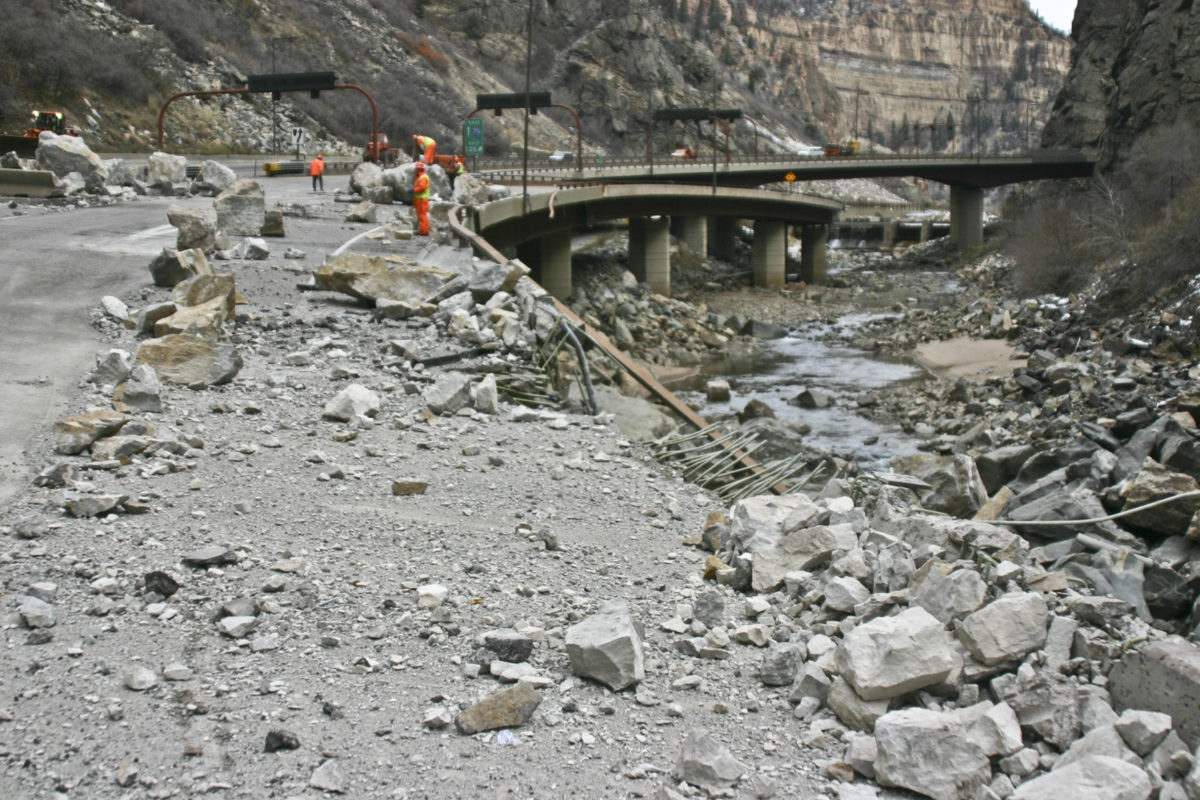
#> input picture rock/Image_11.jpg, 1200 x 800 px; its folder holds only this picture in this run
$ python prepare_data.py
#> lines starting #> are read from the running program, lines starting #| are printed output that depends on the picture
#> in process_image, img is the input picture: PIL image 1200x800 RGB; mean R, G, B 129.3, 129.6, 123.4
"""Phase 1 – Data Preparation
Center-crop every downloaded image to 1024×1024, convert to JPEG,
and emit a metadata.jsonl file understood by the HuggingFace imagefolder
loader (used later by train_dreambooth_lora_sd3.py via --dataset_name).

Output layout:
  training_data/
    img_0001.jpg
    img_0002.jpg
    ...
    metadata.jsonl         ← {"file_name": "img_0001.jpg", "text": "<trigger>, ..."}
"""
from __future__ import annotations

import json
from pathlib import Path

from PIL import Image

# ---------------------------------------------------------------------------
# Config
# ---------------------------------------------------------------------------
TRIGGER_TOKEN = "zwxrockfall"
TARGET_SIZE   = 1024
OUTPUT_DIR    = Path("final_data")

IMAGE_EXTS = {".jpg", ".jpeg", ".png", ".webp", ".bmp", ".tif", ".tiff"}

# Source directories to scan
SOURCE_DIRS: list[str] = [
    "rock",
    "石頭",
]

# Unified caption applied to every training image
CAPTION = (
    f"{TRIGGER_TOKEN}, large rocks and debris blocking a mountain road, "
    "rockfall event, real photograph, outdoor, natural lighting"
)

# ---------------------------------------------------------------------------
# Helpers
# ---------------------------------------------------------------------------

def center_crop_square(img: Image.Image) -> Image.Image:
    w, h = img.size
#> w = 1200; h = 800
    s = min(w, h)
#> s = 800
    left = (w - s) // 2
#> left = 200
    top  = (h - s) // 2
#> top = 0
    return img.crop((left, top, left + s, top + s))
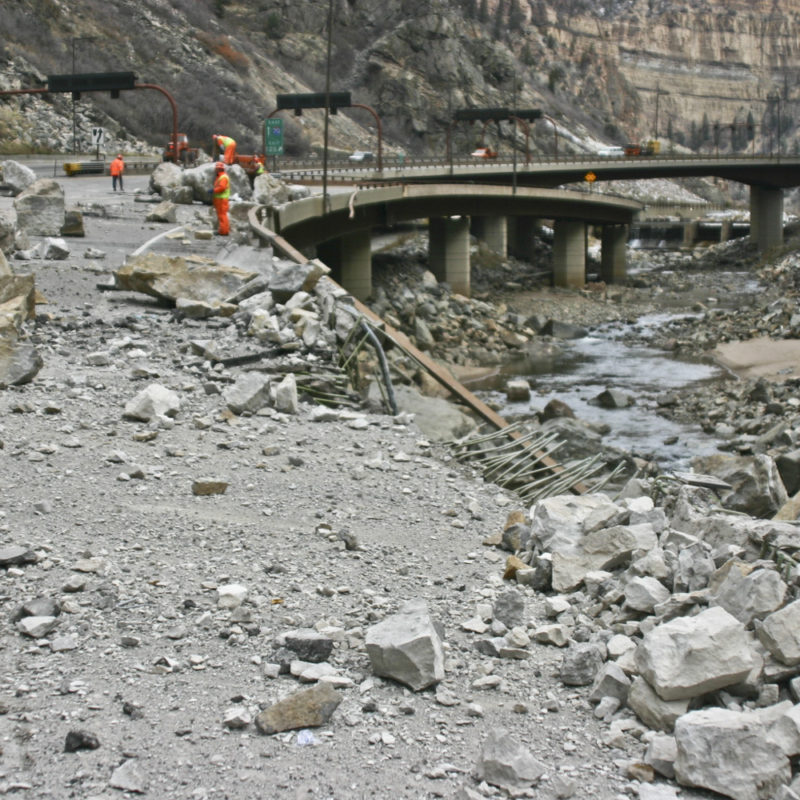
#> returned value: PIL image 800x800 RGB; mean R, G, B 134.5, 134.5, 127.9


def process_image(src: Path, dst: Path) -> bool:
    try:
        with Image.open(src) as img:
            img = img.convert("RGB")
            img = center_crop_square(img)
            img = img.resize((TARGET_SIZE, TARGET_SIZE), Image.LANCZOS)
#> img: PIL image 1024x1024 RGB
            img.save(dst, "JPEG", quality=95)
        return True
    except Exception as exc:
        print(f"  [SKIP] {src.name}: {exc}")
        return False


# ---------------------------------------------------------------------------
# Main
# ---------------------------------------------------------------------------

def main() -> None:
    OUTPUT_DIR.mkdir(exist_ok=True)

    metadata: list[dict] = []
    idx = 1

    for src_dir_str in SOURCE_DIRS:
        src_dir = Path(src_dir_str)
        if not src_dir.exists():
            print(f"[WARN] Not found: {src_dir}")
            continue

        images = sorted(
            p for p in src_dir.iterdir()
            if p.suffix.lower() in IMAGE_EXTS
        )
        print(f"\n[{src_dir.name[:70]}]")
        print(f"  Found {len(images)} images")

        for src_path in images:
            out_name = f"img_{idx:04d}.jpg"
            out_path = OUTPUT_DIR / out_name

            if process_image(src_path, out_path):
                metadata.append({"file_name": out_name, "text": CAPTION})
                print(f"  [{idx:04d}] {src_path.name} → {out_name}")
                idx += 1

    # Write metadata.jsonl (HuggingFace imagefolder format)
    jsonl_path = Path("metadata.jsonl")
    with jsonl_path.open("w", encoding="utf-8") as f:
        for entry in metadata:
            f.write(json.dumps(entry, ensure_ascii=False) + "\n")

    print(f"\nDone.  {len(metadata)} images saved to '{OUTPUT_DIR}/'")
    print(f"metadata.jsonl  →  {jsonl_path}  ({len(metadata)} lines)")


if __name__ == "__main__":
    main()
